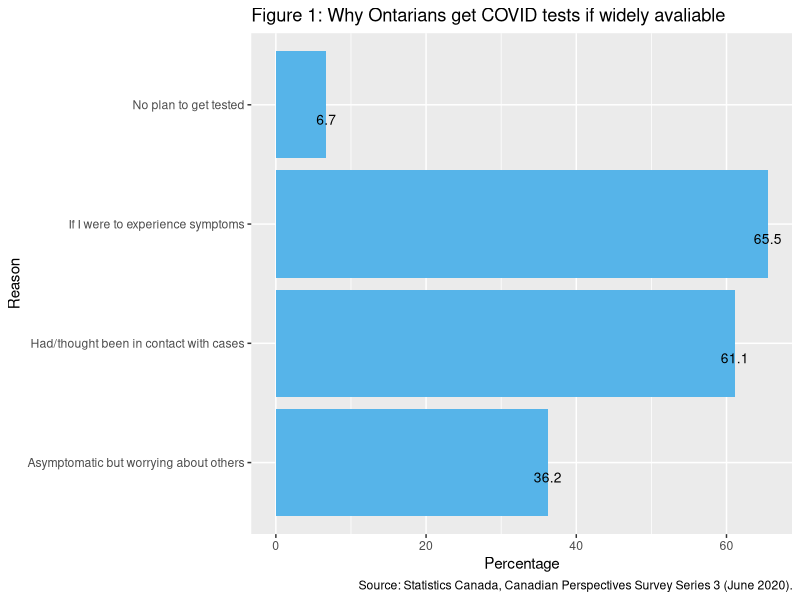
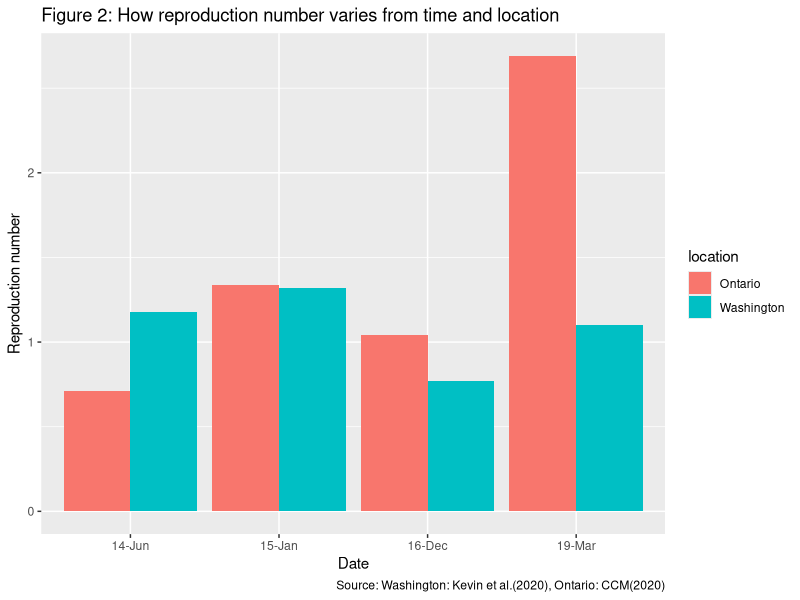
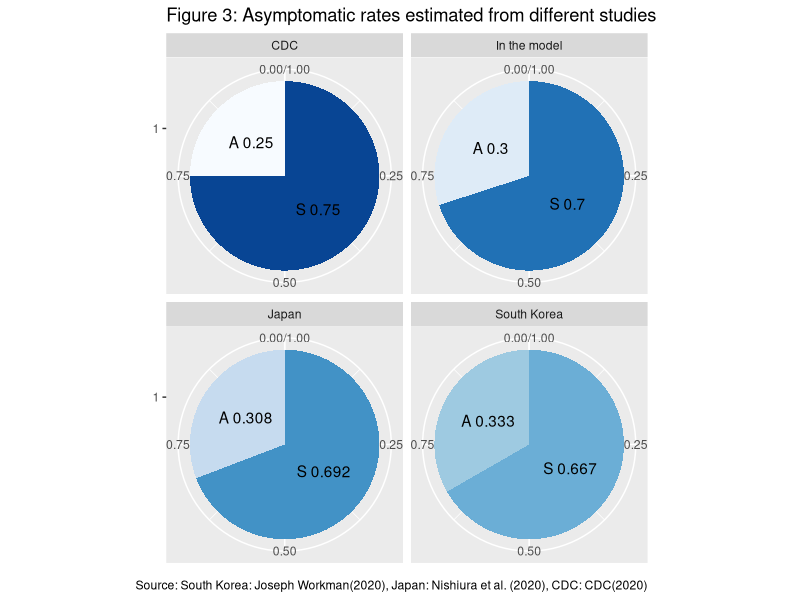
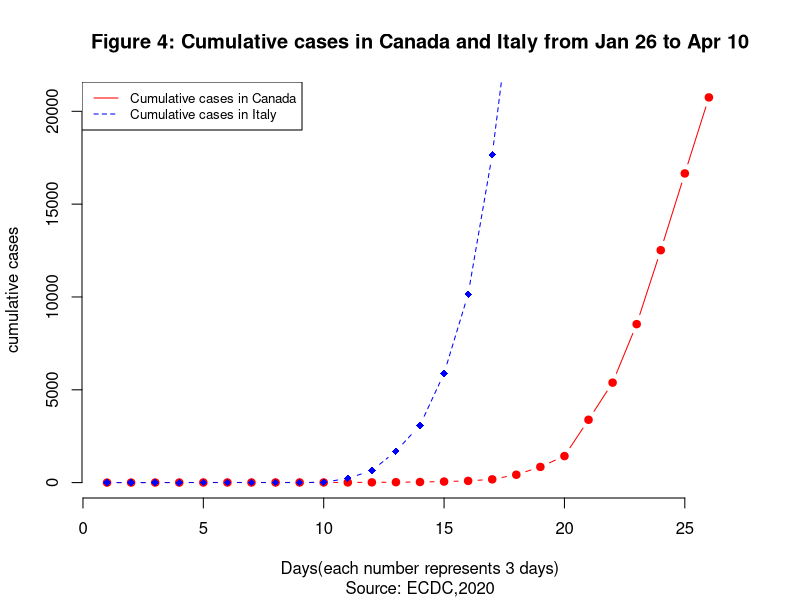
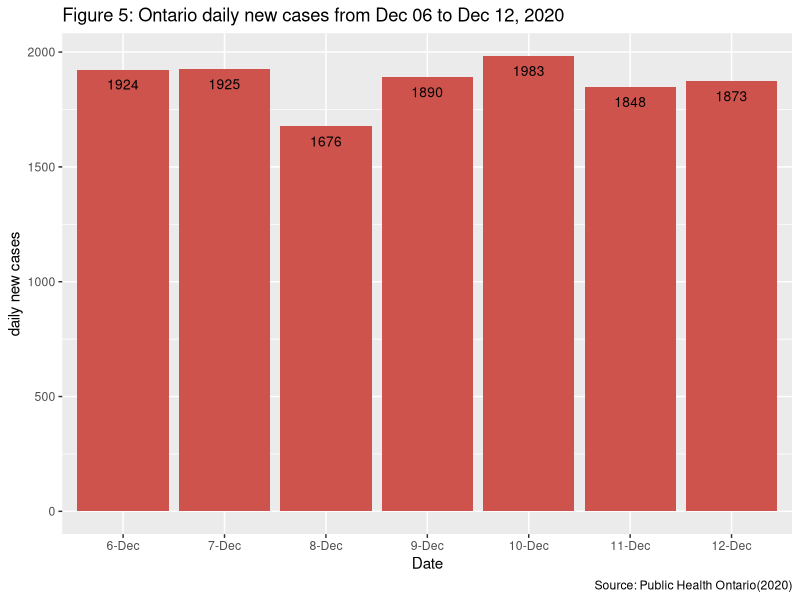
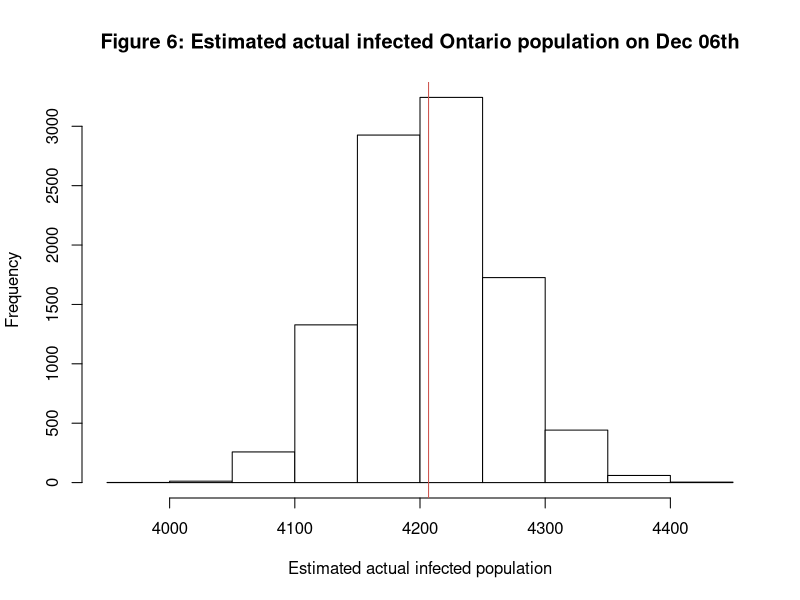
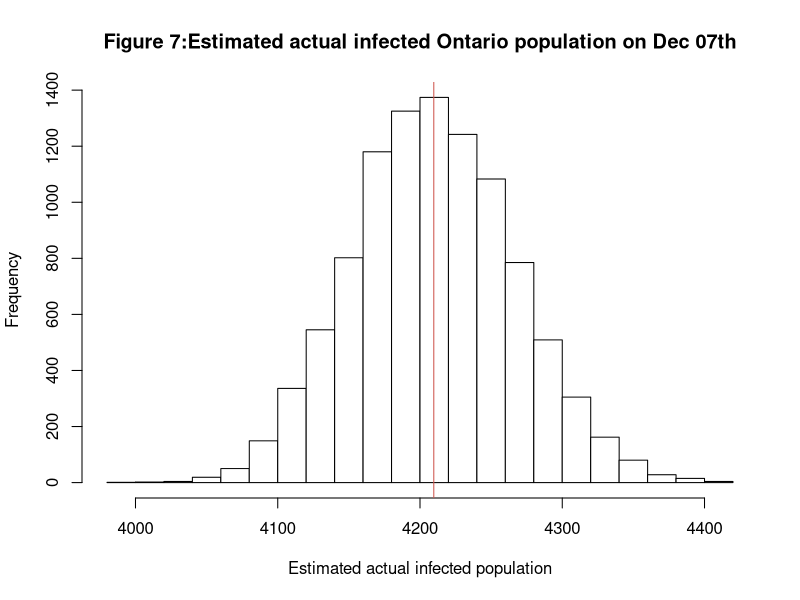
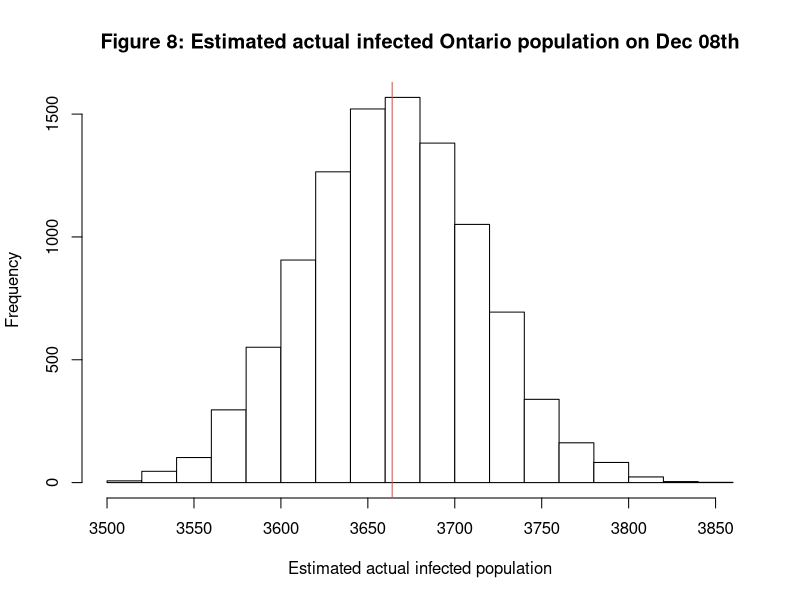

The R script that drew these images, in order:
## ---- chunk 1
# library and import data we want to analyze
library(ggplot2)
library(readr)
library(dplyr)
library(knitr)
library(tidyverse)
library(kableExtra)
contacttracing <- read_csv("contacttracing.csv")
coviddata <- read_csv("covid19data.csv")
rnumber <- read_csv("r0.on.wa.csv")
## ---- chunk 2
#Creating table for variables used in the model/as evidence adapted from various sources.
selected_table <- data.frame(var = c('date',  'total cases','new cases','r','location', 'C(t)', 'C0','w0','s0'), describ = c('Date that the case was reported to the local public health unit(PHU)', 'Cumulative COVID-19 cases', 'Daily reported cases released by Public Health Ontario','Reproduction number: an estimate of the average number of people that 1 person will infect when they have COVID-19', 'location','the cumulative number of confirmed cases at time t in days','initial number of confirmed cases at the time when the count starts','citizen’s willingness to get tested once showing some levels of symptoms with 65.5%(60.5%-70.2%,with 95% CI)','the percentage of symptomatic infected population, equals to 0.7 in the model'))
colnames(selected_table) <- c("Variables", "Description")
kable(selected_table, caption="Variables used in the model/as evidence adapted from various sources") %>% 
  kable_styling(latex_options = "hold_position")
## ---- chunk 3
## Visualize CPSS survey result. 
reasons <-c("If I were to experience symptoms","Had/thought been in contact with cases","Asymptomatic but worrying about others","No plan to get tested")
percentage_reasons <-c(65.5,61.1,36.2,6.7)
CPSS_frame <- data.frame(reasons,percentage_reasons)

CPSS_plot <- 
  ggplot(data = CPSS_frame, aes(reasons,percentage_reasons)) + geom_bar(stat='identity',fill="#56B4E9")  + 
  geom_text(aes(label=percentage_reasons), vjust=2, color="black", size=3.5)+
  labs(title="Figure 1: Why Ontarians get COVID tests if widely avaliable ",x="Reason", y = "Percentage",caption = "Source: Statistics Canada, Canadian Perspectives Survey Series 3 (June 2020).")+ 
  coord_flip()
CPSS_plot
## ---- chunk 4
## A table to illustrates how the reproduction number vary from time and location. 
r_plot <- 
  ggplot(data =rnumber, aes(date, R)) + geom_bar(aes(fill = location), stat='identity',position = 'dodge') + 
  labs(title="Figure 2: How reproduction number varies from time and location ",x="Date", y = "Reproduction number",caption = "Source: Washington: Kevin et al.(2020), Ontario: CCM(2020)") 
r_plot
## ---- chunk 5
# Visualize pie chart illustrates different asymptomatic rates estimated from different studies.
aymptomatic_rates = data.frame(type = c("South Korea", "South Korea", "Japan", "Japan", "CDC", "CDC","In the model","In the model"), subtype = c("A 0.333", "S 0.667", "A 0.308", "S 0.692", "A 0.25","S 0.75","A 0.3","S 0.7"), value = c(0.333, 0.667, 0.308,0.692, 0.25, 0.75,0.3,0.7))
ggplot(aymptomatic_rates, aes(x = factor(1), y = value, fill = factor(subtype))) + 
    geom_bar(stat = "identity", width = 1)  + 
  geom_text(aes(label = subtype), position = position_stack(vjust = 0.5)) +
  scale_x_continuous(expand = c(0,0)) +
  coord_polar(theta = "y") +
  facet_grid(Channel ~ ., scales = "free")+
  labs(title = "Figure 3: Asymptomatic rates estimated from different studies",
       caption = "Source: South Korea: Joseph Workman(2020), Japan: Nishiura et al. (2020), CDC: CDC(2020)")+
    theme(legend.position = "none") +
    scale_x_discrete(NULL, expand = c(0,0)) +
    scale_y_continuous(NULL, expand = c(0,0)) + 
    coord_polar(theta = "y") +
    facet_wrap(~type)+
  scale_fill_brewer(palette="Blues")
## ---- chunk 6
# Show the exponential growth path using Canada and Italy historical cumulative cases data from January 26 to April 10, recorded every 3 days.
# Transfer original dataset to a data frame.
clean_covid_data<- data.frame(coviddata)
# Create the line for Canada.
plot(clean_covid_data$Canada.case, type = "b", frame = FALSE, pch = 19, 
     col = "red", xlab = "Days(each number represents 3 days)",sub = 'Source: ECDC,2020', ylab = "cumulative cases",main = "Figure 4: Cumulative cases in Canada and Italy from Jan 26 to Apr 10")
# Add the line for Italy. 
lines(clean_covid_data$Italy.case, pch = 18, col = "blue", type = "b", lty = 2)
# Add a legend to the plot
legend("topleft", legend=c("Cumulative cases in Canada", "Cumulative cases in Italy"),
       col=c("red", "blue"), lty = 1:2, cex=0.8)
## ---- chunk 7
daily_on_dec <- data.frame(contacttracing) %>%
  select(date, new.cases)
december_plot <- 
  ggplot(data = daily_on_dec, aes(date,new.cases)) + geom_bar(stat='identity',fill="#CD534CFF")  + 
  geom_text(aes(label=new.cases), vjust=2, color="black", size=3.5)+
  labs(title="Figure 5: Ontario daily new cases from Dec 06 to Dec 12, 2020 ",x="Date", y = "daily new cases",caption = "Source: Public Health Ontario(2020)")+ scale_x_discrete(limits=c("6-Dec", "7-Dec", "8-Dec", "9-Dec", "10-Dec", "11-Dec", "12-Dec"))
december_plot
## ---- chunk 8
set.seed(0291)
total_6_tested = c()
total_7_tested = c()
total_8_tested = c()
tested <- runif(10,min=0.605,max=0.702)
# use a for loop to simulate the chance of the symptomatic residents to get a COVID test 10 times
# Repeat it for 10000 times.
N <- 10000
n <- 10
for (i in 1:N){
  sum_6_tested = 1924*n / sum(0.7 * runif(10,min=0.605,max=0.702))
  total_6_tested = c(total_6_tested,sum_6_tested)
  sum_7_tested = 1925*n / sum(0.7 * runif(10,min=0.605,max=0.702))
  total_7_tested = c(total_7_tested,sum_7_tested)
  sum_8_tested = 1676*n / sum(0.7 * runif(10,min=0.605,max=0.702))
  total_8_tested = c(total_8_tested,sum_8_tested)
}

## ---- chunk 9
set.seed(0291)
# Settings for the social gathering
initial_infection <- 1
time_range <- 3
## ---- chunk 10
# Model 1
# Model results for estimating the actual infected population in Ontario on the day of Dec 06, 07 and 08 respectively. 
# Mean of simulated results is highlighted with red line.
# Dec 06th estimated infection
hist(total_6_tested, main= "Figure 6: Estimated actual infected Ontario population on Dec 06th",col="white",xlab="Estimated actual infected population")
abline(v=mean(total_6_tested),col='#CD534CFF')

# Dec 07th estimated infection
hist(total_7_tested, main= "Figure 7:Estimated actual infected Ontario population on Dec 07th",col="white",xlab="Estimated actual infected population")
abline(v=mean(total_7_tested),col='#CD534CFF')
# Dec 08th estimated infection
hist(total_8_tested, main= "Figure 8: Estimated actual infected Ontario population on Dec 08th",col="white",xlab="Estimated actual infected population")
abline(v=mean(total_8_tested),col='#CD534CFF')
## ---- chunk 11
#Model1
#Estimated vs actual value.
#Store values in a dataset for later creating plot
date68 <- c('Dec 06','Dec 06', 'Dec 07', 'Dec 07','Dec 08' ,'Dec 08')
Estimated <- c(mean(total_6_tested),1924,mean(total_7_tested),1925,mean(total_8_tested),1676)
type_a <- c("Estimated","Observed","Estimated","Observed","Estimated","Observed")
simulationvsactual<-data.frame(date68, Estimated, type_a)

#Plot for estimated actual infected population vs observed confirmed cases on Dec 06, 07 and 08.
compare_plot <- 
  ggplot(data =simulationvsactual, aes(date68, Estimated)) + geom_bar(aes(fill = type_a), stat='identity',position = 'dodge') + 
  labs(title="Figure 9: Compare observed confirmed cases and estimated actual infected population ",x="Date", y = "infected cases",caption = "Source: Public Health Ontario(2020)") 
compare_plot
## ---- chunk 12
# Model 2 
set.seed(0291)
# Estimated infected cases results three days after one social gathering with one initial infected case.
Day1_cu <- mean(runif(10000, min = 1.7, max = 7.6) ^1)
Day2_cu <- Day1_cu ^2
Day3_cu <- Day1_cu ^3

# Create a table to store these values.
Days <- c('Day0','Day1','Day2','Day3')
Infected <- c(initial_infection,Day1_cu,Day2_cu,Day3_cu)
Model2 <- data.frame(Days,Infected)

# Draw a scatterplot using ggplot
M2_plot <- 
  ggplot(data =Model2, aes(Days, Infected)) + geom_bar(stat='identity',fill="#56B4E9") + geom_text(aes(label=Infected), vjust=-0.3, color="black", size=3.5)+
  labs(title="Figure 10: Estimated infected population in three days ",x="Days", y = "Infected cases") 
M2_plot
